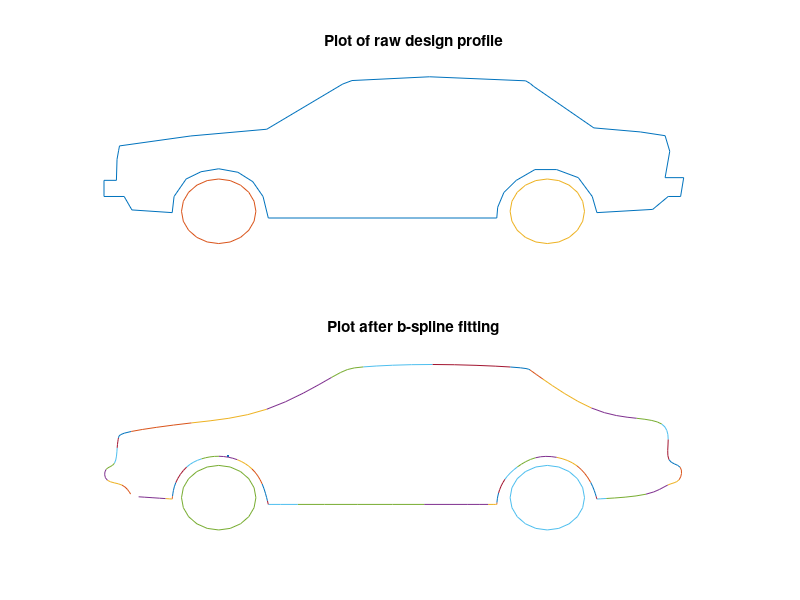

MATLAB code for this plot:
% f9_9 same as L9_5
% Copyright S. Nakamura, 1995
set(gcf, 'NumberTitle','off','Name', 'Figure 9.9; List 9.5')

clear;clf
load car_.dat
x=car_(:,1)';
y=car_(:,2)';
axis([-0,20,-2,10])
subplot(2,1,1)
hold on
plot(x,y)
dth=pi/10;
th=0:dth:2*pi;
xt=1.2*cos(th);
yt=1.2*sin(th);
plot(xt+3.7, yt+0.45)
plot(xt+14.3, yt+0.45)
title('Plot of raw design profile')
axis([-0,20,-0.9,6.0]); axis('off')
%disp 'Hit return to prot the profile after smoothing'
pause(3)
subplot(2,1,2)
hold on
m = length(y); plot([-1 4], [-1 2], '.');  
x=[x(1),x,x(m)];
y=[y(1),y,y(m)];
m=length(x);
t = 0:0.25:1; t2=t.^2; t3=t.^3;
for i=2:m-2
   yb = 1/6*((1-t).^3*y(i-1) + (3*t3-6*t2+4)*y(i) + ...
        (-3*t3 + 3*t2 + 3*t + 1)*y(i+1) + t3*y(i+2) );
   xb = 1/6*((1-t).^3*x(i-1) + (3*t3-6*t2+4)*x(i) +  ...
        (-3*t3 + 3*t2 + 3*t + 1)*x(i+1) + t3*x(i+2) );
   plot(xb,yb)
end
plot(xt+3.7, yt+0.45)
plot(xt+14.3, yt+0.45)
title('Plot after b-spline fitting')
axis([-0,20,-0.9,6.0]); axis('off')
